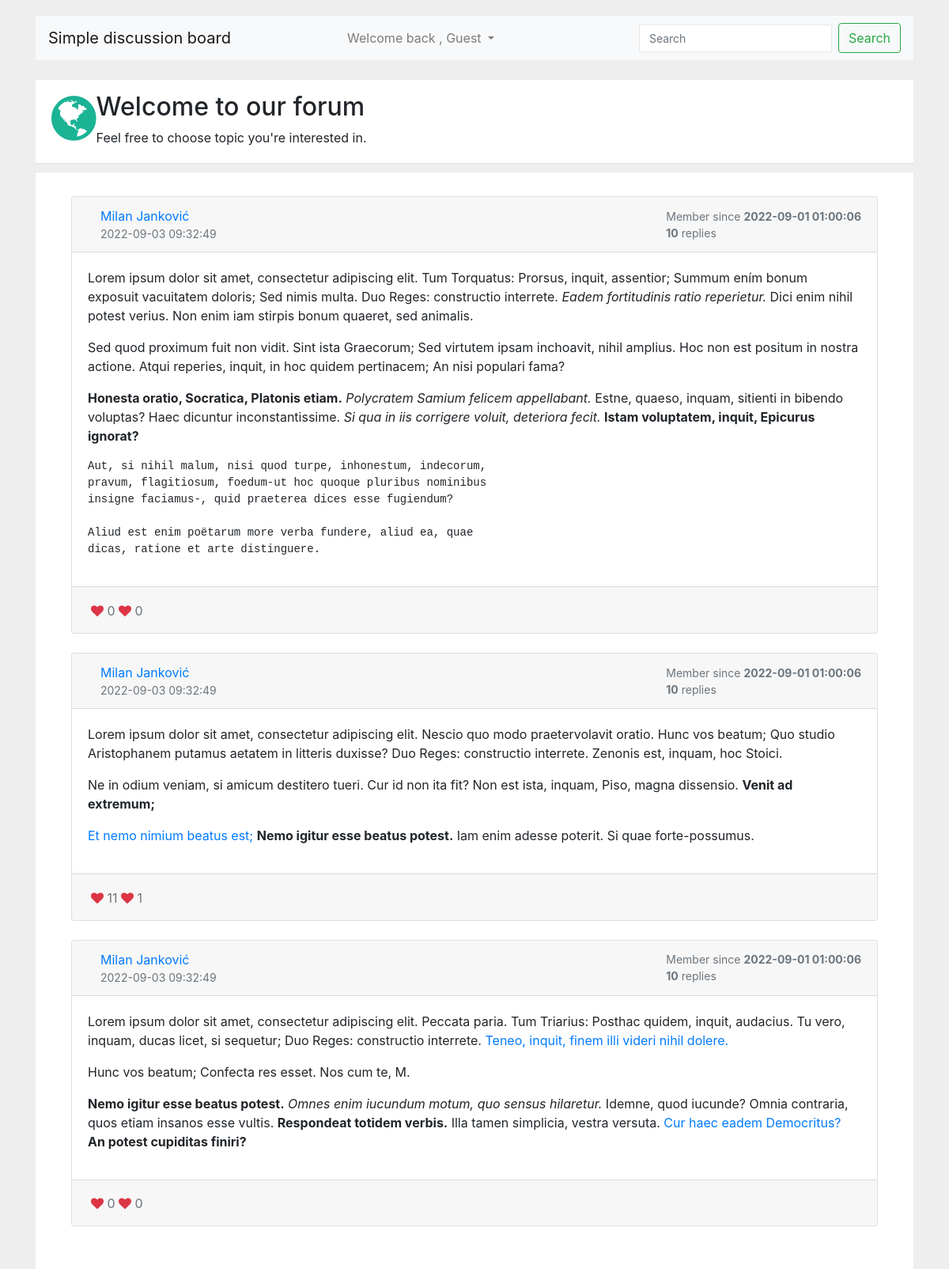
The page /topic-replies.php?id=23 on the database its author committed.
### tables this page shows
CREATE TABLE `replies` (
  `id` int(11) NOT NULL,
  `topic_id` int(11) NOT NULL,
  `user_id` int(11) NOT NULL,
  `content` text NOT NULL,
  `views` int(11) NOT NULL DEFAULT 0,
  `likes` int(11) NOT NULL DEFAULT 0,
  `dislikes` int(11) NOT NULL DEFAULT 0,
  `created_at` datetime NOT NULL,
  `updated_at` datetime NOT NULL
);

CREATE TABLE `users` (
  `id` int(11) UNSIGNED NOT NULL,
  `first_name` varchar(122) NOT NULL,
  `last_name` varchar(122) NOT NULL,
  `username` varchar(22) NOT NULL,
  `email` varchar(122) NOT NULL,
  `password` varchar(122) NOT NULL,
  `activated` int(11) NOT NULL DEFAULT 0,
  `token` varchar(211) DEFAULT NULL,
  `last_active` datetime NOT NULL,
  `replies_count` int(11) NOT NULL DEFAULT 0,
  `posts_count` int(11) NOT NULL DEFAULT 0,
  `blocked` int(1) NOT NULL DEFAULT 0,
  `created_at` datetime NOT NULL
);

### include/class_autoloader.inc.php (called while the page is built, shortened)
<?php
function classAutoloader ( $className ){
	$path = 'classes/';
	$extension = '.class.php';
	$fullPath = $path . $className . $extension ;
}

### include/db.inc.php (called while the page is built, shortened)
<?php
class DbConnect {
	private $host = HOST;
	private $dbname = DBNAME;
	private $username = USERNAME;
	private $password = PASSWORD;
	protected function connect(){
		try {
			$sql = 'mysql:host='. $this -> host .';dbname='. $this -> dbname ;
			$pdo = new PDO ( $sql , $this -> username , $this -> password );
			$pdo -> setAttribute ( PDO::ATTR_DEFAULT_FETCH_MODE , PDO::FETCH_ASSOC );
			$pdo -> setAttribute ( PDO::ATTR_ERRMODE , PDO::ERRMODE_EXCEPTION );
			$pdo -> exec( 'set names utf8');
			return $pdo ;
		} catch ( PDOException $e) {
			echo $e -> getMessage();
		}
	}
}

### classes/forum.class.php (called while the page is built, shortened)
<?php
class Forum extends DbConnect {
public function getAllRepliesByTopicId($topic_id ){
$sql = 'select * from replies where topic_id = ? order by created_at desc';
$query = $this -> connect() -> prepare($sql);
$query -> execute([ $topic_id ]);
$replies = $query -> fetchAll();
return $replies;
}
}

### classes/user.class.php (called while the page is built, shortened)
<?php
class User extends DbConnect {
public function getUserDetailsById($user_id ){
	$sql = 'select * from users where id = ? limit 1 ';
	$query = $this -> connect() -> prepare($sql);
	$query -> execute([ $user_id ]);
	$user = $query -> fetch();
	return $user;
}
}

### topic-replies.php (the view, shortened to what this page needs)
<?php
require_once 'include/db.inc.php';
require_once 'include/class_autoloader.inc.php';
 ?>
 <!doctype html>
<html lang="en">
  <head>
    <?php require_once 'partials/__head.php' ?>
  </head>
  <body>
    <link href="https://maxcdn.bootstrapcdn.com/font-awesome/4.3.0/css/font-awesome.min.css" rel="stylesheet">
<div class="container">
<div class="row">
    <div class="col-lg-12">
        <div class="wrapper wrapper-content animated fadeInRight">
<?php require_once 'partials/__navbar.php' ?>
            <?php require_once 'partials/__top_nav.php' ?>
            <div class="ibox-content forum-container">
<?php
try {
$forum = new Forum();
$user = new User();
$topic_id = $_GET['id'];
if( count( $forum -> getAllRepliesByTopicId($topic_id)) > 0 ){
foreach ( $forum -> getAllRepliesByTopicId($topic_id ) as $reply ){
?>
<div class="container-fluid mt-100">
     <div class="row">
         <div class="col-md-12">
             <div class="card mb-4">
                 <div class="card-header">
                     <div class="media flex-wrap w-100 align-items-center"> <img src="https://i.imgur.com/iNmBizf.jpg" class="d-block ui-w-40 rounded-circle" alt="">
                         <div class="media-body ml-3"> <a href="javascript:void(0)" data-abc="true"><?php echo $user ->getUserDetailsById($reply['user_id'])['first_name'] ?> <?php echo $user ->getUserDetailsById($reply['user_id'])['last_name'] ?></a>
                             <div class="text-muted small"><?php echo $user ->getUserDetailsById($reply['user_id'])['last_active'] ?></div>
                         </div>
                         <div class="text-muted small ml-3">
                             <div>Member since <strong><?php echo $user ->getUserDetailsById($reply['user_id'])['created_at'] ?></strong></div>
                             <div><strong><?php echo $user ->getUserDetailsById($reply['user_id'])['replies_count'] ?></strong> replies</div>
                         </div>
                     </div>
                 </div>
                 <div class="card-body">
                     <?php echo $reply['content'] ?>
                 </div>
                 <div class="card-footer d-flex flex-wrap justify-content-between align-items-center px-0 pt-0 pb-3">
                     <div class="px-4 pt-3">
                        <a href="javascript:void(0)" class="text-muted d-inline-flex align-items-center align-middle" data-abc="true">
                            <i class="fa fa-heart text-danger"></i>&nbsp;
                            <span class="align-middle">
                                <?php echo $reply['likes'] ?>
                            </span>
                        </a>
                                                <a href="javascript:void(0)" class="text-muted d-inline-flex align-items-center align-middle" data-abc="true">
                            <i class="fa fa-heart text-danger"></i>&nbsp;
                            <span class="align-middle">
                                <?php echo $reply['dislikes'] ?>
                            </span>
                        </a>
                        </div>
                 </div>
             </div>
         </div>
     </div>
 </div>
<?php
}
} else {
    echo 'This topic dont have any reply.';
}
} catch ( PDOException $e ){
    echo $e -> getMessage();
}
 ?>
            </div>
        </div>
    </div>
</div>
</div>
  </body>
</html>

### partials/__head.php (style rules this page uses)
body { margin-top:20px; background:#eee; }
.forum-container, .forum-post-container { padding: 30px !important; }
.ibox-content { background-color: #ffffff; color: inherit; padding: 15px 20px 20px 20px; border-color: #e7eaec; border-image: none; border-style: solid solid none; border-width: 1px 0; }

### rows shown on the page
replies: user.first_name "Milan", user.last_name "Janković", user.last_active "2022-09-03 09:32:49", user.created_at "2022-09-01 01:00:06", user.replies_count "10", content "Lorem ipsum dolor sit amet, consectetur adipiscing elit. Tum Torquatus: Prorsus, inquit, assentior; Summum ením bonum exposuit vacuitatem doloris; Sed nimis multa. Duo Reges: constructio interrete. Eadem fortitudinis ratio reperietur. Dici enim nihil potest verius. Non enim iam stirpis bonum quaeret, sed animalis. Sed quod proximum fuit non vidit. Sint ista Graecorum; Sed virtutem ipsam inchoavit, nihil amplius. Hoc non est positum in nostra actione. Atqui reperies, inquit, in hoc quidem pertinacem; An nisi populari fama? Honesta oratio, Socratica, Platonis etiam. Polycratem Samium felicem appellabant. Estne, quaeso, inquam, sitienti in bibendo voluptas? Haec dicuntur inconstantissime. Si…", likes "0", dislikes "0"
replies: user.first_name "Milan", user.last_name "Janković", user.last_active "2022-09-03 09:32:49", user.created_at "2022-09-01 01:00:06", user.replies_count "10", content "Lorem ipsum dolor sit amet, consectetur adipiscing elit. Nescio quo modo praetervolavit oratio. Hunc vos beatum; Quo studio Aristophanem putamus aetatem in litteris duxisse? Duo Reges: constructio interrete. Zenonis est, inquam, hoc Stoici. Ne in odium veniam, si amicum destitero tueri. Cur id non ita fit? Non est ista, inquam, Piso, magna dissensio. Venit ad extremum; Et nemo nimium beatus est; Nemo igitur esse beatus potest. Iam enim adesse poterit. Si quae forte-possumus.", likes "11", dislikes "1"
replies: user.first_name "Milan", user.last_name "Janković", user.last_active "2022-09-03 09:32:49", user.created_at "2022-09-01 01:00:06", user.replies_count "10", content "Lorem ipsum dolor sit amet, consectetur adipiscing elit. Peccata paria. Tum Triarius: Posthac quidem, inquit, audacius. Tu vero, inquam, ducas licet, si sequetur; Duo Reges: constructio interrete. Teneo, inquit, finem illi videri nihil dolere. Hunc vos beatum; Confecta res esset. Nos cum te, M. Nemo igitur esse beatus potest. Omnes enim iucundum motum, quo sensus hilaretur. Idemne, quod iucunde? Omnia contraria, quos etiam insanos esse vultis. Respondeat totidem verbis. Illa tamen simplicia, vestra versuta. Cur haec eadem Democritus? An potest cupiditas finiri?", likes "0", dislikes "0"

### other values the page prints
SITE_NAME "Simple discussion board"
